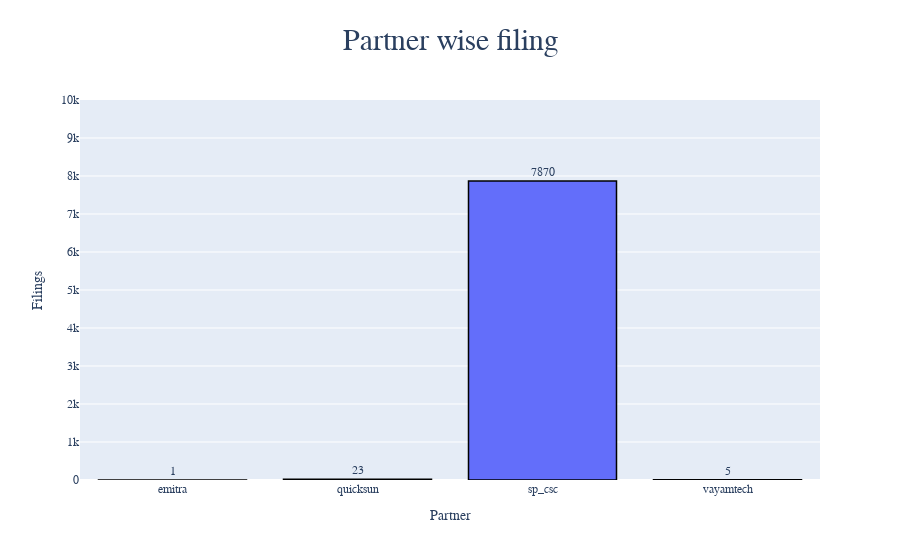

The code cell stored with this chart in its notebook:
### Code cell
fig = px.bar(
    partner_wise_filing_count,
    x = 'sp_name',
    y = 'filing_count',
    title= 'partner wise filing',  
    text_auto = True ,
    color_continuous_scale='blues'
    )
fig.update_traces(
    textposition="outside",
    marker_line_color = 'black',
    marker_line_width=1.5
) 

fig.update_layout(
    yaxis=dict(range=[0, 10000]),
    title = {
        'text' : 'Partner wise filing',
        'font_size' : 30,
        'font_family' : 'Arial',
        'x' : 0.5,
        'xanchor' : 'center'
    },
    xaxis_title = 'Partner',
    yaxis_title = 'Filings',
    font = dict(
        family = 'Arial',
        size = 12
    )

)
fig.show()

### Figure 1 — Plotly figure (JSON) as saved in the notebook; plotly's stock layout.template omitted (floating-point values rounded to 4 significant figures)
{"data": [{"alignmentgroup": "True", "hovertemplate": "sp_name=%{x}<br>filing_count=%{y}<extra></extra>", "legendgroup": "", "marker": {"color": "#636efa", "line": {"color": "black", "width": 1.5}, "pattern": {"shape": ""}}, "name": "", "offsetgroup": "", "orientation": "v", "showlegend": false, "textposition": "outside", "texttemplate": "%{y}", "type": "bar", "x": ["emitra", "quicksun", "sp_csc", "vayamtech"], "xaxis": "x", "y": [1, 23, 7870, 5], "yaxis": "y"}], "layout": {"autosize": true, "barmode": "relative", "font": {"family": "Arial", "size": 12}, "legend": {"tracegroupgap": 0}, "title": {"font": {"family": "Arial", "size": 30}, "text": "Partner wise filing", "x": 0.5, "xanchor": "center"}, "xaxis": {"anchor": "y", "autorange": true, "domain": [0, 1], "range": [-0.5, 3.5], "title": {"text": "Partner"}, "type": "category"}, "yaxis": {"anchor": "x", "domain": [0, 1], "range": [0, 10000], "title": {"text": "Filings"}, "type": "linear"}}}
